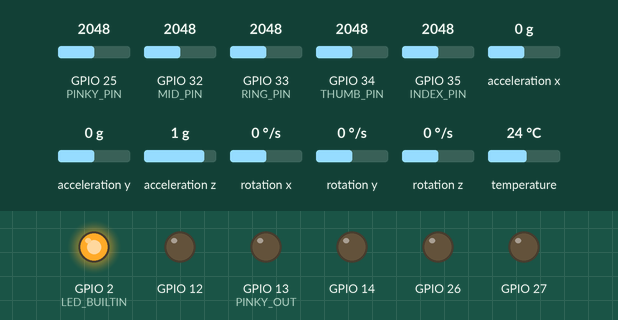
Simulated run of this sketch. Board: ESP32. Parts: output pins drawn as LEDs (lit = HIGH). The test bench sets the inputs (shaded band); at power-on: GPIO 25 (PINKY_PIN) = 2048, GPIO 32 (MID_PIN) = 2048, GPIO 33 (RING_PIN) = 2048, GPIO 34 (THUMB_PIN) = 2048, GPIO 35 (INDEX_PIN) = 2048, acceleration x 0 g, acceleration y 0 g, acceleration z 1 g, rotation x 0 °/s, rotation y 0 °/s, rotation z 0 °/s, temperature 24 °C. What the sketch prints to the serial monitor is not drawn.

Above: at 0.1 s.
At 5.1 s:
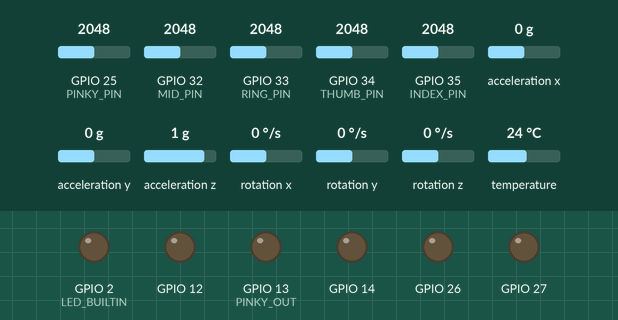
Timing chart, 0 to 6.6 s (numbered marks = the images above):
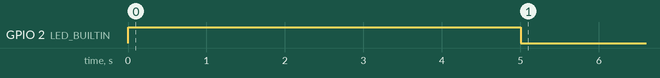

Measured:
- by itself, GPIO 2 (LED_BUILTIN): LOW → HIGH at 0.00 s, → LOW 5.0 s later

The sketch:

glove_control.ino
```cpp
#include <Wire.h>
#include <Adafruit_MPU6050.h>
#include <Adafruit_Sensor.h>

#define THUMB_PIN 34
#define INDEX_PIN 35
#define MID_PIN 32
#define RING_PIN 33
#define PINKY_PIN 25

#define THUMB_OUT 26
#define INDEX_OUT 27
#define MID_OUT 14
#define RING_OUT 12
#define PINKY_OUT 13

Adafruit_MPU6050 mpu;  // Create MPU6050 object

int fingerValue[] = { 0, 0, 0, 0, 0 };
int minVal[] = { 4095, 4095, 4095, 4095, 4095 };  // initial high values for calibration
int maxVal[] = { 0, 0, 0, 0, 0 };                 // initial low values for calibration
float smoothedValue[] = { 0, 0, 0, 0, 0 };
float alpha = 0.1;  // Smoothing factor
char spliter[] = ",";

bool inCalibrationMode = true;
unsigned long calibrationStartTime;
const int calibrationDuration = 5000;  // 5 seconds for calibration

float pitch = 0, roll = 0, yaw = 0;
unsigned long lastTime = 0;
const float alphaRotation = 0.98;
const float yawScale = 50;

int hapticFeedback = 0;


void setup() {

  for (int i = 0; i < 5; i++) {
    pinMode(getOutPin(i), OUTPUT);
  }

  Serial.begin(115200);
  Wire.begin();        // Initialize I2C
  if (!mpu.begin()) {  // Initialize the MPU6050 sensor
    Serial.println("Couldn't find the MPU6050 sensor!");
    while (1)
      ;
  }

  mpu.setAccelerometerRange(MPU6050_RANGE_2_G);  // Set accelerometer range
  mpu.setGyroRange(MPU6050_RANGE_250_DEG);       // Set gyroscope range
  mpu.setFilterBandwidth(MPU6050_BAND_21_HZ);    // Set filter bandwidth

  calibrationStartTime = millis();
  pinMode(LED_BUILTIN, OUTPUT);
}

void loop() {
  if (inCalibrationMode) {
    digitalWrite(LED_BUILTIN, HIGH);
    Serial.println("CALIBRATION_START");
    if (millis() - calibrationStartTime < calibrationDuration) {
      calibrateSensors();
    } else {
      inCalibrationMode = false;
      Serial.println("CALIBRATION_END");
    }
  } else {
    // Normal mode: read and smooth data, then map to normalized range for VR
    digitalWrite(LED_BUILTIN, LOW);
    readAndSendSensorData();
  }
}

void calibrateSensors() {
  for (int i = 0; i < 5; i++) {
    int sensorValue = analogRead(getPin(i));
    if (sensorValue < minVal[i]) minVal[i] = sensorValue;
    if (sensorValue > maxVal[i]) maxVal[i] = sensorValue;
  }
}

float smooth(float input) {
  static float smoothedValue = 0;
  float alpha = 0.1;  // Smoothing factor (0.1 = smooth, 1 = no smoothing)
  smoothedValue = (alpha * input) + ((1 - alpha) * smoothedValue);
  return smoothedValue;
}

void readAndSendSensorData() {
  // Read flex sensor values
  for (int i = 0; i < 5; i++) {
    int rawValue = analogRead(getPin(i));
    int calibratedValue = map(rawValue, minVal[i], maxVal[i], 0, 100);  // Map to 0-100%
    smoothedValue[i] = alpha * calibratedValue + (1 - alpha) * smoothedValue[i];
  }

  // Read MPU6050 sensor values
  sensors_event_t a, g, temp;
  mpu.getEvent(&a, &g, &temp);

  // Time step
  unsigned long currentTime = millis();
  float dt = (currentTime - lastTime) / 1000.0;
  lastTime = currentTime;

  // Accelerometer angles
  float accelPitch = atan2(a.acceleration.y, a.acceleration.z) * 180 / PI;
  float accelRoll = atan2(-a.acceleration.x, a.acceleration.z) * 180 / PI;

  // Gyroscope integration
  float deltaYaw = g.gyro.z * dt * yawScale;
  float deltaPitch = g.gyro.x * dt;
  float deltaRoll = g.gyro.y * dt;

  yaw += deltaYaw;
  pitch += deltaPitch;
  roll += deltaRoll;

  // Apply complementary filter
  pitch = alphaRotation * pitch + (1 - alphaRotation) * accelPitch;
  roll = alphaRotation * roll + (1 - alphaRotation) * accelRoll;

  // Prevent infinite yaw drift
  if (abs(g.gyro.z) < 0.1) {  // If gyro Z is near zero, slow down yaw
    yaw *= 0.98;
  }

  // Keep yaw within -180 to 180 degrees
  if (yaw > 180) yaw -= 360;
  if (yaw < -180) yaw += 360;


  // Send data in CSV format
  Serial.print(smoothedValue[0]);
  Serial.print(spliter);
  Serial.print(smoothedValue[1]);
  Serial.print(spliter);
  Serial.print(smoothedValue[2]);
  Serial.print(spliter);
  Serial.print(smoothedValue[3]);
  Serial.print(spliter);
  Serial.print(smoothedValue[4]);
  Serial.print("/");

  // Serial.print(posX);
  // Serial.print(spliter);
  // Serial.print(posY);
  // Serial.print(spliter);
  // Serial.print(posZ);
  // Serial.print("/");

  Serial.print(-pitch);
  Serial.print(",");
  Serial.print(-yaw);
  Serial.print(",");
  Serial.println(roll);

  if (Serial.available() > 0) {
    hapticFeedback = Serial.parseInt();  // Read the integer from Unity
    // Simulate haptic feedback (Replace with actual motor control)
    for (int i = 0; i < 5; i++) {
      analogWrite(getOutPin(i), hapticFeedback);
    }
  }
}

int getPin(int finger) {
  switch (finger) {
    case 0: return THUMB_PIN;
    case 1: return INDEX_PIN;
    case 2: return MID_PIN;
    case 3: return RING_PIN;
    case 4: return PINKY_PIN;
  }
  return -1;
}

int getOutPin(int finger) {
  switch (finger) {
    case 0: return THUMB_OUT;
    case 1: return INDEX_OUT;
    case 2: return MID_OUT;
    case 3: return RING_OUT;
    case 4: return PINKY_OUT;
  }
  return -1;
}
```
